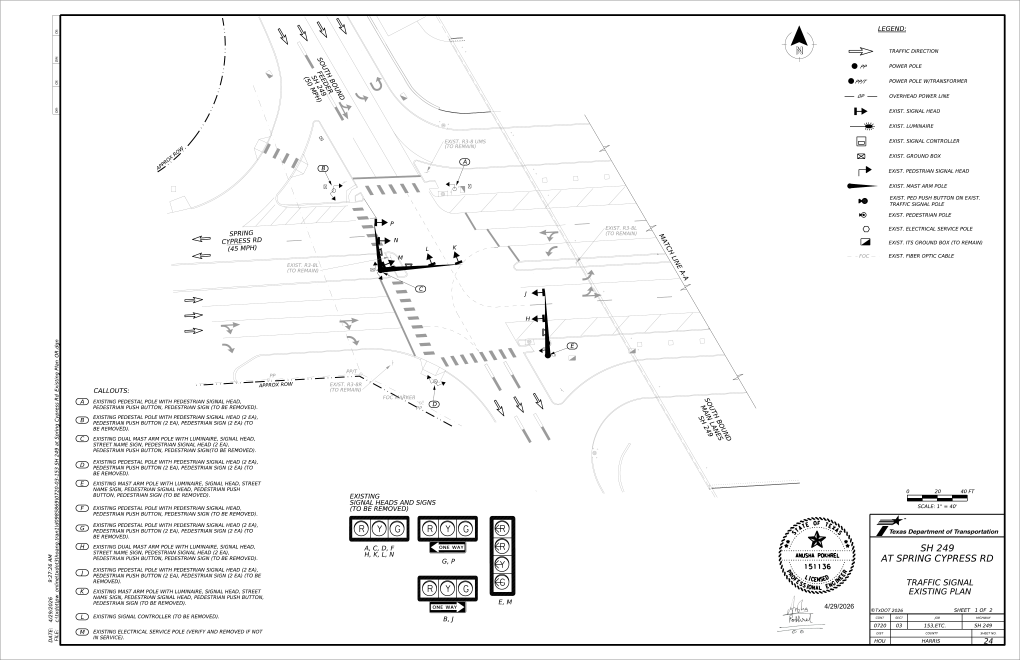
#> input picture plans/sheet24_SC_signal_existing_1.png, 5100 x 3300 px, found by its file name (shown at 1/5 size); its folder holds 4 pictures in this run
$ python mask.py
#> lines starting #> are read from the running program, lines starting #| are printed output that depends on the picture
import numpy as np, os
from PIL import Image, ImageDraw
Image.MAX_IMAGE_PIXELS=None
B='plans/'
os.makedirs(B+'masked',exist_ok=True)
S=300/72.0  # px per pt
SL=0.584
# sheet: (file, side, match pt (x0,y0), xlim, ymax, excludes[(x0,y0,x1,y1)])
cfg={
 24:('sheet24_SC_signal_existing_1','L',(701.5,137.6),180,575,[(0,460,330,800)]),
 26:('sheet26_SC_signal_proposed_1','L',(711.3,163.4),235,585,[(0,485,330,800)]),
 38:('sheet38_SC_markings_existing_1','L',(807.9,279.7),180,765,[(880,560,1224,792)]),
 40:('sheet40_SC_markings_proposed_1','L',(807.9,279.7),180,765,[(880,560,1224,792)]),
 25:('sheet25_SC_signal_existing_2','R',(106.8,137.6),900,580,[(0,0,82,792),(0,455,330,800),(930,0,1224,330)]),
 27:('sheet27_SC_signal_proposed_2','R',(247.6,170.8),985,585,[(0,0,82,792),(0,440,330,800),(930,0,1224,330)]),
 39:('sheet39_SC_markings_existing_2','R',(78.1,271.2),1000,680,[(0,0,82,792),(0,0,82,792),(930,0,1224,330),(1040,0,1224,792),(880,560,1224,792)]),
 41:('sheet41_SC_markings_proposed_2','R',(75.9,266.5),1000,680,[(0,0,82,792),(0,0,82,792),(930,0,1224,330),(1040,0,1224,792),(880,560,1224,792)]),
}
for s,(f,side,(x0,y0),xl,ymax,exc) in cfg.items():
    im=Image.open(B+f+'.png').convert('RGB')
#> im is the input picture: PIL image 5100x3300 RGB; mean R, G, B 245.2, 245.2, 245.2
    xm=lambda y:x0+(y-y0)*SL
    if side=='L': poly=[(xl,30),(xm(30),30),(xm(ymax),ymax),(xl,ymax)]
    else:         poly=[(xm(30),30),(xl,30),(xl,ymax),(xm(ymax),ymax)]
    m=Image.new('L',im.size,0); d=ImageDraw.Draw(m)
#> after `m = Image.new('L', im.size, 0)`: m: PIL image 5100x3300 L; every value is 0
    d.polygon([(x*S,y*S) for x,y in poly],fill=255)
    for a,b,c,e in exc: d.rectangle([a*S,b*S,c*S,e*S],fill=0)
    g=np.asarray(im.convert('L'),dtype=np.float32)
    alpha=np.clip((255-g)*1.6,0,255)*(np.asarray(m)/255.0)
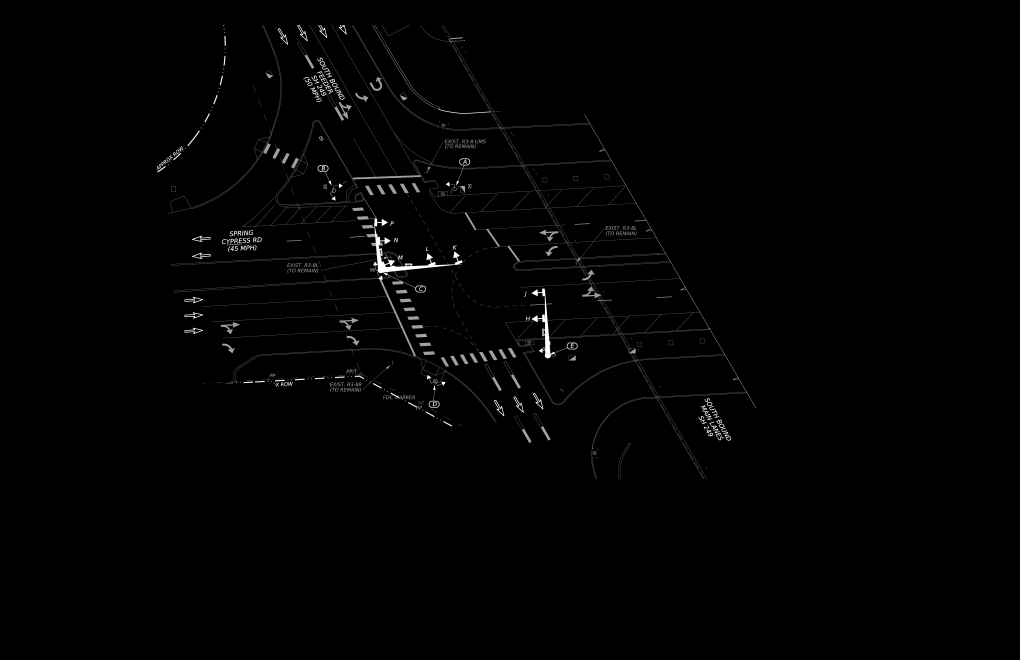
#> alpha: shape (3300, 5100) float64 (shown at 1/5 size); min 0, max 255, mean 2.3
    out=np.dstack([np.asarray(im),alpha.astype(np.uint8)])
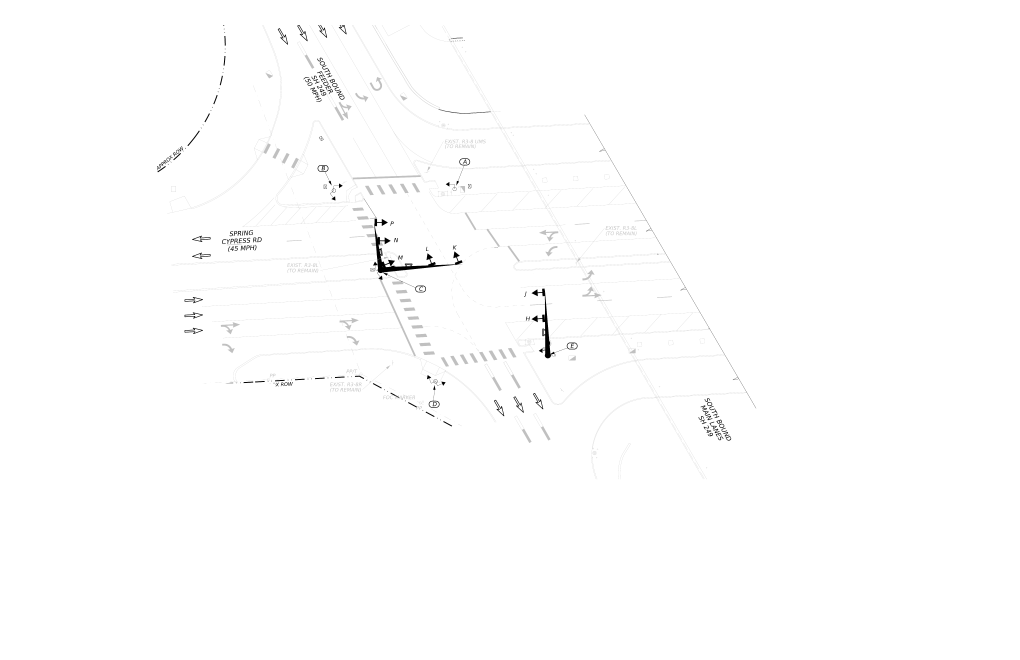
#> out: shape (3300, 5100, 4) (shown at 1/5 size); mean R, G, B, A 245.2, 245.2, 245.2, 2.3; transparent parts drawn white
    Image.fromarray(out,'RGBA').save(B+f'masked/{f}_mask.png',optimize=False,compress_level=3)
    Image.fromarray(out,'RGBA').resize((1275,825)).save(f'work/mask_{s}.png')
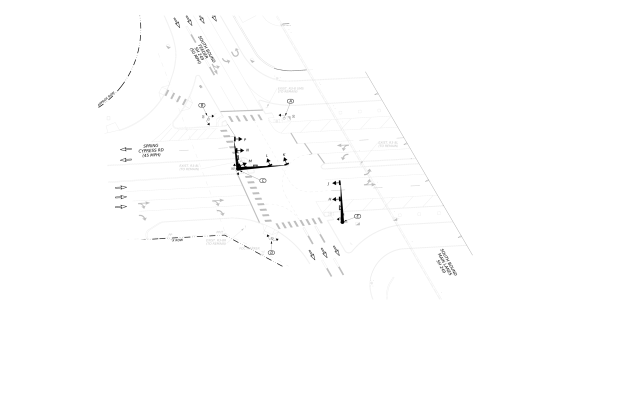
#> saved as mask_24.png: PIL image 1275x825 RGBA (shown at 1/2 size); mean R, G, B, A 6.1, 6.1, 6.1, 2.4; transparent parts drawn white
    print(s,'ok')
#> pass 2 of the loop `for s,(f,side,(x0,y0),xl,ymax,exc) in cfg.items():`:
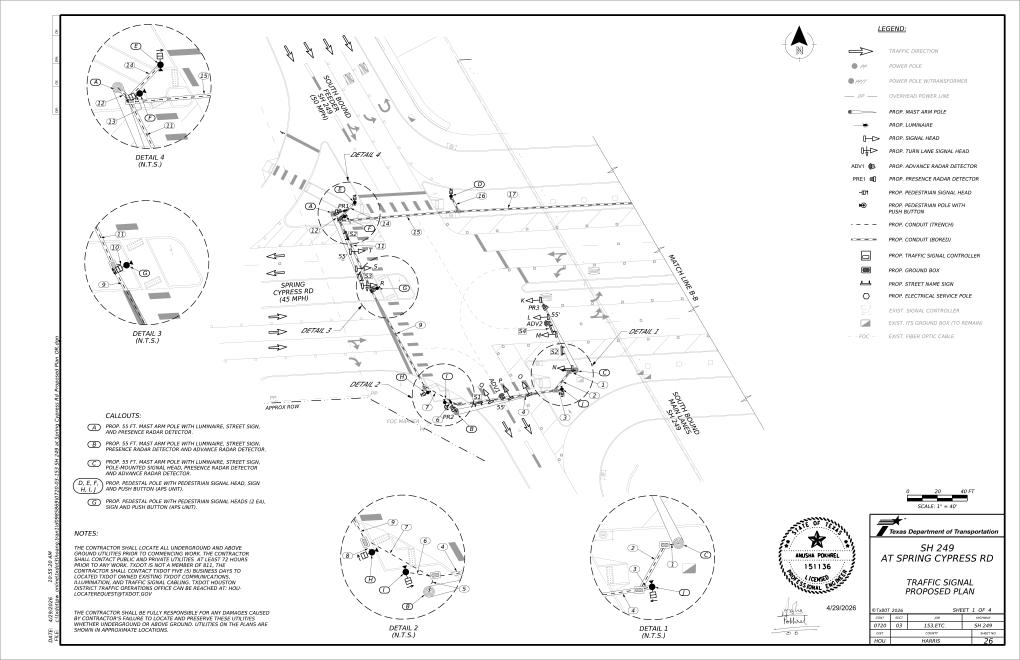
#> input picture plans/sheet26_SC_signal_proposed_1.png, 5100 x 3300 px, found by its file name (shown at 1/5 size)
#> im is the input picture: PIL image 5100x3300 RGB; mean R, G, B 245.2, 245.3, 245.3
#> `alpha=np.clip((255-g)*1.6,0,255)*(np.asarray(m)/255.0)`:
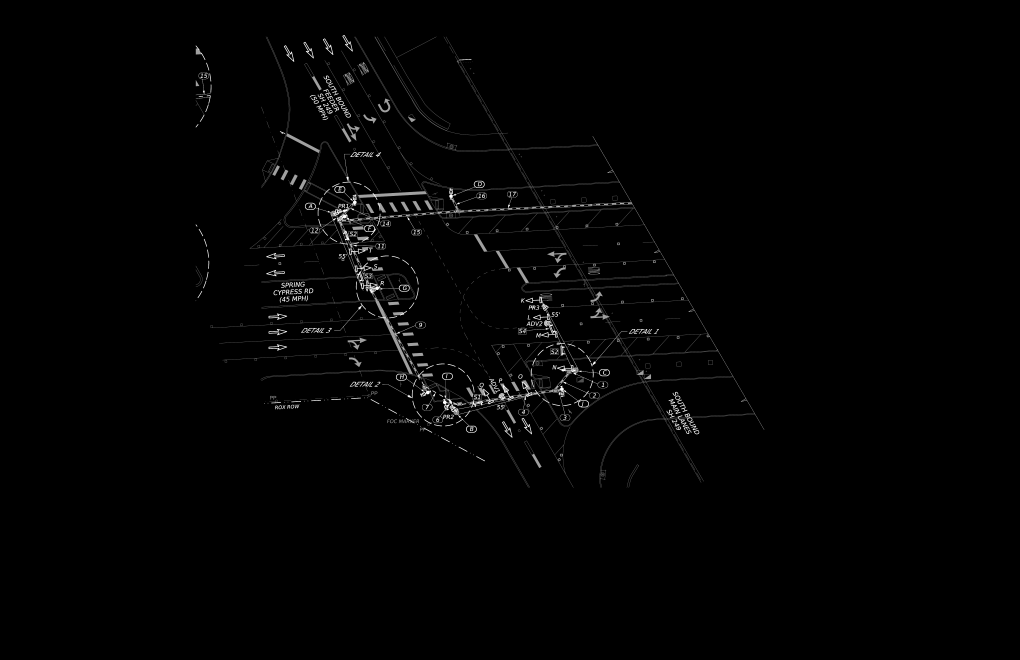
#> alpha: shape (3300, 5100) float64 (shown at 1/5 size); min 0, max 255, mean 2.9
#> `out=np.dstack([np.asarray(im),alpha.astype(np.uint8)])`:
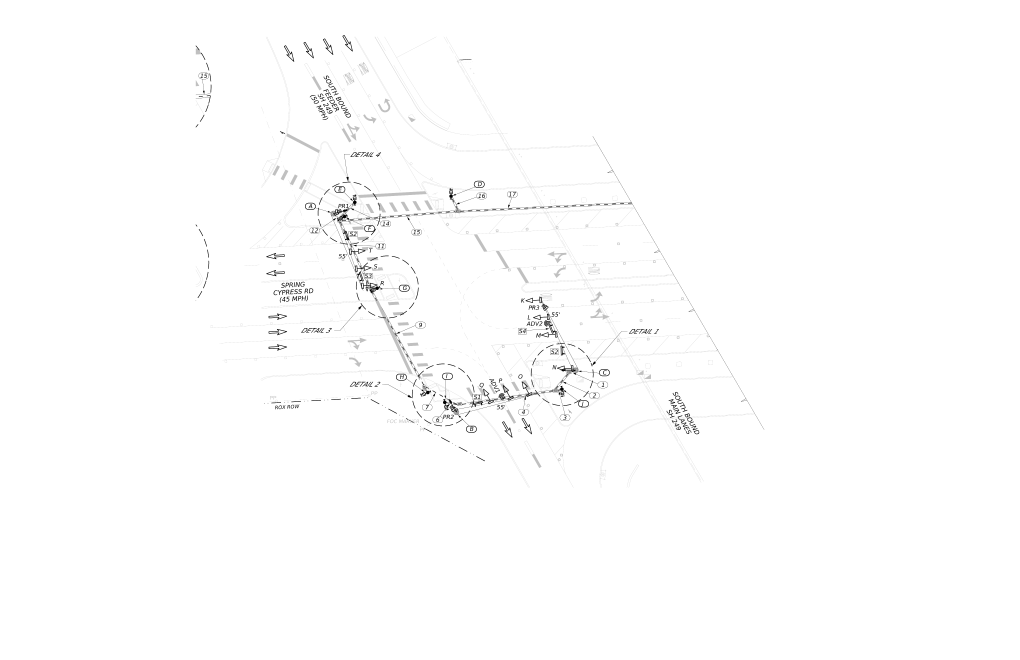
#> out: shape (3300, 5100, 4) (shown at 1/5 size); mean R, G, B, A 245.2, 245.3, 245.3, 2.9; transparent parts drawn white
#> (the run stopped early here; a loop or call above may not have finished)
